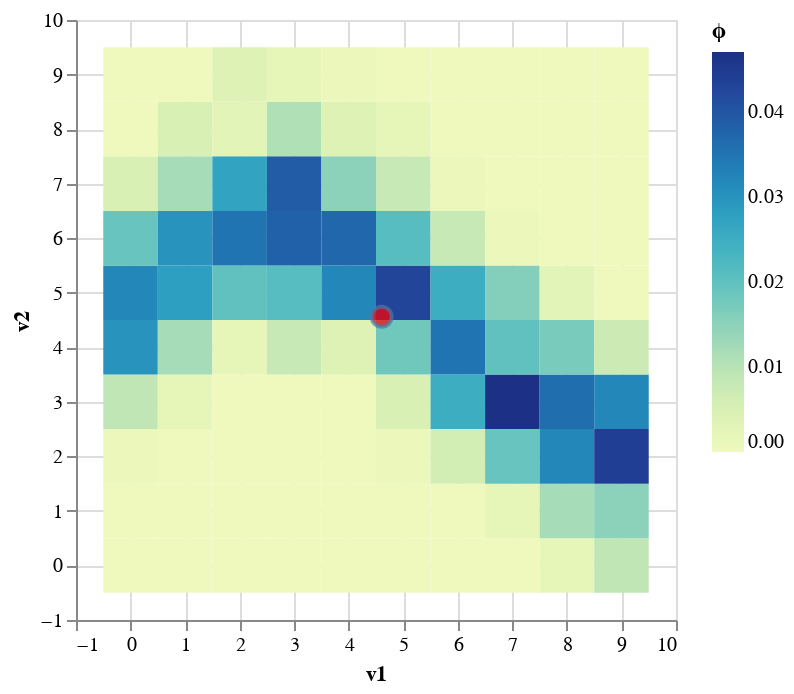

Notebook source saved alongside this figure:
### Code cell
EV_df = pd.DataFrame({'EV1':[EV[0]],'EV2':[EV[1]]})
mean_plot = alt.Chart(EV_df, width=300, height=300).mark_point(size=100,fill='red').encode(x='EV1', y='EV2')
density_plot + mean_plot

### Figure 1 — Vega-Lite specification as saved in the notebook (floating-point values rounded to 4 significant figures)
{"$schema": "https://vega.github.io/schema/vega-lite/v3.4.0.json", "config": {"mark": {"tooltip": null}, "view": {"height": 300, "width": 400}}, "datasets": {"data-286a68c9292df08f3ed49fe9a3424b0a": [{"xh": 0.5, "xl": -0.5, "yh": 0.5, "yl": -0.5, "ϕ": 0}, {"xh": 0.5, "xl": -0.5, "yh": 1.5, "yl": 0.5, "ϕ": 0}, {"xh": 0.5, "xl": -0.5, "yh": 2.5, "yl": 1.5, "ϕ": 0.001}, {"xh": 0.5, "xl": -0.5, "yh": 3.5, "yl": 2.5, "ϕ": 0.009}, {"xh": 0.5, "xl": -0.5, "yh": 4.5, "yl": 3.5, "ϕ": 0.03}, {"xh": 0.5, "xl": -0.5, "yh": 5.5, "yl": 4.5, "ϕ": 0.032}, {"xh": 0.5, "xl": -0.5, "yh": 6.5, "yl": 5.5, "ϕ": 0.019}, {"xh": 0.5, "xl": -0.5, "yh": 7.5, "yl": 6.5, "ϕ": 0.005}, {"xh": 0.5, "xl": -0.5, "yh": 8.5, "yl": 7.5, "ϕ": 0}, {"xh": 0.5, "xl": -0.5, "yh": 9.5, "yl": 8.5, "ϕ": 0}, {"xh": 1.5, "xl": 0.5, "yh": 0.5, "yl": -0.5, "ϕ": 0}, {"xh": 1.5, "xl": 0.5, "yh": 1.5, "yl": 0.5, "ϕ": 0}, {"xh": 1.5, "xl": 0.5, "yh": 2.5, "yl": 1.5, "ϕ": 0}, {"xh": 1.5, "xl": 0.5, "yh": 3.5, "yl": 2.5, "ϕ": 0.002}, {"xh": 1.5, "xl": 0.5, "yh": 4.5, "yl": 3.5, "ϕ": 0.012}, {"xh": 1.5, "xl": 0.5, "yh": 5.5, "yl": 4.5, "ϕ": 0.028}, {"xh": 1.5, "xl": 0.5, "yh": 6.5, "yl": 5.5, "ϕ": 0.03}, {"xh": 1.5, "xl": 0.5, "yh": 7.5, "yl": 6.5, "ϕ": 0.012}, {"xh": 1.5, "xl": 0.5, "yh": 8.5, "yl": 7.5, "ϕ": 0.005}, {"xh": 1.5, "xl": 0.5, "yh": 9.5, "yl": 8.5, "ϕ": 0}, {"xh": 2.5, "xl": 1.5, "yh": 0.5, "yl": -0.5, "ϕ": 0}, {"xh": 2.5, "xl": 1.5, "yh": 1.5, "yl": 0.5, "ϕ": 0}, {"xh": 2.5, "xl": 1.5, "yh": 2.5, "yl": 1.5, "ϕ": 0}, {"xh": 2.5, "xl": 1.5, "yh": 3.5, "yl": 2.5, "ϕ": 0}, {"xh": 2.5, "xl": 1.5, "yh": 4.5, "yl": 3.5, "ϕ": 0.002}, {"xh": 2.5, "xl": 1.5, "yh": 5.5, "yl": 4.5, "ϕ": 0.02}, {"xh": 2.5, "xl": 1.5, "yh": 6.5, "yl": 5.5, "ϕ": 0.035}, {"xh": 2.5, "xl": 1.5, "yh": 7.5, "yl": 6.5, "ϕ": 0.027}, {"xh": 2.5, "xl": 1.5, "yh": 8.5, "yl": 7.5, "ϕ": 0.003}, {"xh": 2.5, "xl": 1.5, "yh": 9.5, "yl": 8.5, "ϕ": 0.004}, {"xh": 3.5, "xl": 2.5, "yh": 0.5, "yl": -0.5, "ϕ": 0}, {"xh": 3.5, "xl": 2.5, "yh": 1.5, "yl": 0.5, "ϕ": 0}, {"xh": 3.5, "xl": 2.5, "yh": 2.5, "yl": 1.5, "ϕ": 0}, {"xh": 3.5, "xl": 2.5, "yh": 3.5, "yl": 2.5, "ϕ": 0}, {"xh": 3.5, "xl": 2.5, "yh": 4.5, "yl": 3.5, "ϕ": 0.008}, {"xh": 3.5, "xl": 2.5, "yh": 5.5, "yl": 4.5, "ϕ": 0.021}, {"xh": 3.5, "xl": 2.5, "yh": 6.5, "yl": 5.5, "ϕ": 0.038}, {"xh": 3.5, "xl": 2.5, "yh": 7.5, "yl": 6.5, "ϕ": 0.039}, {"xh": 3.5, "xl": 2.5, "yh": 8.5, "yl": 7.5, "ϕ": 0.011}, {"xh": 3.5, "xl": 2.5, "yh": 9.5, "yl": 8.5, "ϕ": 0.002}, {"xh": 4.5, "xl": 3.5, "yh": 0.5, "yl": -0.5, "ϕ": 0}, {"xh": 4.5, "xl": 3.5, "yh": 1.5, "yl": 0.5, "ϕ": 0}, {"xh": 4.5, "xl": 3.5, "yh": 2.5, "yl": 1.5, "ϕ": 0}, {"xh": 4.5, "xl": 3.5, "yh": 3.5, "yl": 2.5, "ϕ": 0}, {"xh": 4.5, "xl": 3.5, "yh": 4.5, "yl": 3.5, "ϕ": 0.004}, {"xh": 4.5, "xl": 3.5, "yh": 5.5, "yl": 4.5, "ϕ": 0.032}, {"xh": 4.5, "xl": 3.5, "yh": 6.5, "yl": 5.5, "ϕ": 0.037}, {"xh": 4.5, "xl": 3.5, "yh": 7.5, "yl": 6.5, "ϕ": 0.015}, {"xh": 4.5, "xl": 3.5, "yh": 8.5, "yl": 7.5, "ϕ": 0.004}, {"xh": 4.5, "xl": 3.5, "yh": 9.5, "yl": 8.5, "ϕ": 0.001}, {"xh": 5.5, "xl": 4.5, "yh": 0.5, "yl": -0.5, "ϕ": 0}, {"xh": 5.5, "xl": 4.5, "yh": 1.5, "yl": 0.5, "ϕ": 0}, {"xh": 5.5, "xl": 4.5, "yh": 2.5, "yl": 1.5, "ϕ": 0.001}, {"xh": 5.5, "xl": 4.5, "yh": 3.5, "yl": 2.5, "ϕ": 0.005}, {"xh": 5.5, "xl": 4.5, "yh": 4.5, "yl": 3.5, "ϕ": 0.018}, {"xh": 5.5, "xl": 4.5, "yh": 5.5, "yl": 4.5, "ϕ": 0.043}, {"xh": 5.5, "xl": 4.5, "yh": 6.5, "yl": 5.5, "ϕ": 0.021}, {"xh": 5.5, "xl": 4.5, "yh": 7.5, "yl": 6.5, "ϕ": 0.008}, {"xh": 5.5, "xl": 4.5, "yh": 8.5, "yl": 7.5, "ϕ": 0.002}, {"xh": 5.5, "xl": 4.5, "yh": 9.5, "yl": 8.5, "ϕ": 0}, {"xh": 6.5, "xl": 5.5, "yh": 0.5, "yl": -0.5, "ϕ": 0}, {"xh": 6.5, "xl": 5.5, "yh": 1.5, "yl": 0.5, "ϕ": 0}, {"xh": 6.5, "xl": 5.5, "yh": 2.5, "yl": 1.5, "ϕ": 0.006}, {"xh": 6.5, "xl": 5.5, "yh": 3.5, "yl": 2.5, "ϕ": 0.025}, {"xh": 6.5, "xl": 5.5, "yh": 4.5, "yl": 3.5, "ϕ": 0.035}, {"xh": 6.5, "xl": 5.5, "yh": 5.5, "yl": 4.5, "ϕ": 0.025}, {"xh": 6.5, "xl": 5.5, "yh": 6.5, "yl": 5.5, "ϕ": 0.008}, {"xh": 6.5, "xl": 5.5, "yh": 7.5, "yl": 6.5, "ϕ": 0.001}, {"xh": 6.5, "xl": 5.5, "yh": 8.5, "yl": 7.5, "ϕ": 0}, {"xh": 6.5, "xl": 5.5, "yh": 9.5, "yl": 8.5, "ϕ": 0}, {"xh": 7.5, "xl": 6.5, "yh": 0.5, "yl": -0.5, "ϕ": 0}, {"xh": 7.5, "xl": 6.5, "yh": 1.5, "yl": 0.5, "ϕ": 0.002}, {"xh": 7.5, "xl": 6.5, "yh": 2.5, "yl": 1.5, "ϕ": 0.019}, {"xh": 7.5, "xl": 6.5, "yh": 3.5, "yl": 2.5, "ϕ": 0.047}, {"xh": 7.5, "xl": 6.5, "yh": 4.5, "yl": 3.5, "ϕ": 0.02}, {"xh": 7.5, "xl": 6.5, "yh": 5.5, "yl": 4.5, "ϕ": 0.016}, {"xh": 7.5, "xl": 6.5, "yh": 6.5, "yl": 5.5, "ϕ": 0.001}, {"xh": 7.5, "xl": 6.5, "yh": 7.5, "yl": 6.5, "ϕ": 0}, {"xh": 7.5, "xl": 6.5, "yh": 8.5, "yl": 7.5, "ϕ": 0}, {"xh": 7.5, "xl": 6.5, "yh": 9.5, "yl": 8.5, "ϕ": 0}, {"xh": 8.5, "xl": 7.5, "yh": 0.5, "yl": -0.5, "ϕ": 0.002}, {"xh": 8.5, "xl": 7.5, "yh": 1.5, "yl": 0.5, "ϕ": 0.012}, {"xh": 8.5, "xl": 7.5, "yh": 2.5, "yl": 1.5, "ϕ": 0.032}, {"xh": 8.5, "xl": 7.5, "yh": 3.5, "yl": 2.5, "ϕ": 0.036}, {"xh": 8.5, "xl": 7.5, "yh": 4.5, "yl": 3.5, "ϕ": 0.017}, {"xh": 8.5, "xl": 7.5, "yh": 5.5, "yl": 4.5, "ϕ": 0.003}, {"xh": 8.5, "xl": 7.5, "yh": 6.5, "yl": 5.5, "ϕ": 0}, {"xh": 8.5, "xl": 7.5, "yh": 7.5, "yl": 6.5, "ϕ": 0}, {"xh": 8.5, "xl": 7.5, "yh": 8.5, "yl": 7.5, "ϕ": 0}, {"xh": 8.5, "xl": 7.5, "yh": 9.5, "yl": 8.5, "ϕ": 0}, {"xh": 9.5, "xl": 8.5, "yh": 0.5, "yl": -0.5, "ϕ": 0.009}, {"xh": 9.5, "xl": 8.5, "yh": 1.5, "yl": 0.5, "ϕ": 0.015}, {"xh": 9.5, "xl": 8.5, "yh": 2.5, "yl": 1.5, "ϕ": 0.044}, {"xh": 9.5, "xl": 8.5, "yh": 3.5, "yl": 2.5, "ϕ": 0.032}, {"xh": 9.5, "xl": 8.5, "yh": 4.5, "yl": 3.5, "ϕ": 0.007}, {"xh": 9.5, "xl": 8.5, "yh": 5.5, "yl": 4.5, "ϕ": 0}, {"xh": 9.5, "xl": 8.5, "yh": 6.5, "yl": 5.5, "ϕ": 0}, {"xh": 9.5, "xl": 8.5, "yh": 7.5, "yl": 6.5, "ϕ": 0}, {"xh": 9.5, "xl": 8.5, "yh": 8.5, "yl": 7.5, "ϕ": 0}, {"xh": 9.5, "xl": 8.5, "yh": 9.5, "yl": 8.5, "ϕ": 0}], "data-4562b5aa1fe8e8b64b0eae4ab0d534a8": [{"EV1": 4.604, "EV2": 4.561}]}, "layer": [{"data": {"name": "data-286a68c9292df08f3ed49fe9a3424b0a"}, "encoding": {"color": {"field": "ϕ", "title": "ϕ", "type": "quantitative"}, "x": {"field": "xl", "title": "v1", "type": "quantitative"}, "x2": {"field": "xh"}, "y": {"field": "yl", "title": "v2", "type": "quantitative"}, "y2": {"field": "yh"}}, "height": 300, "mark": "rect", "width": 300}, {"data": {"name": "data-4562b5aa1fe8e8b64b0eae4ab0d534a8"}, "encoding": {"x": {"field": "EV1", "type": "quantitative"}, "y": {"field": "EV2", "type": "quantitative"}}, "height": 300, "mark": {"fill": "red", "size": 100, "type": "point"}, "width": 300}]}
